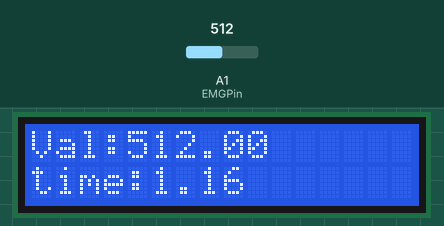
This sketch was run on a simulated Arduino Uno, built with avr-gcc and run on an emulated ATmega328P. Parts: 16×2 character LCD. The test bench sets the inputs (shaded band); at power-on: A1 (EMGPin) = 512.

Above: at 1.3 s.
1.4 s: A1 (EMGPin) set to 716
At 3.0 s:
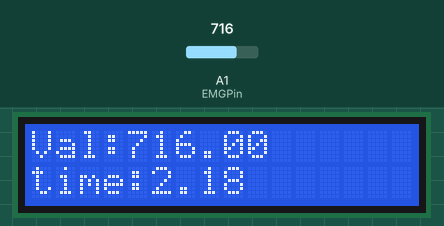
4.4 s: A1 (EMGPin) set to 900
At 5.9 s:
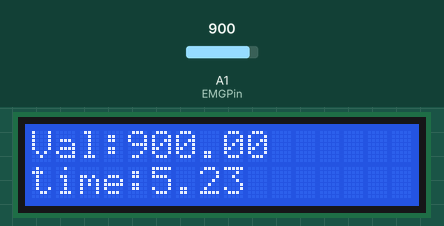
7.4 s: A1 (EMGPin) set to 1023
At 8.7 s:
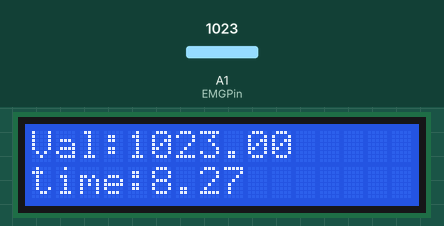
Timing chart, 0 to 10.4 s (numbered marks = the images above; inputs shaded):
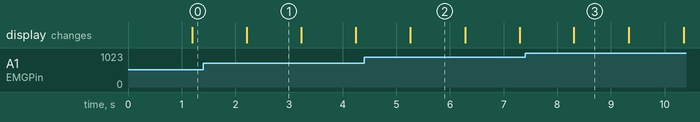

The sketch:

protClear.ino
```cpp
#include <Wire.h>
#include <LiquidCrystal_I2C.h>
#include <SoftwareSerial.h>

#define rxPin 10
#define txPin 11
//Bluetooth
bool static writeSignal = true;
SoftwareSerial bluetoothPush = SoftwareSerial(rxPin, txPin);; // RX, TX For push message
SoftwareSerial bluetoothPull = SoftwareSerial(rxPin, txPin);; // RX, TX For get message

//basic
const int EMGPin = A1;
float EMGVal = 0;

//analize
float currentTime = 0.0;
float delayViewPhase = 0.0;

//filter
const int NUM_READ = 100;
float k = 0.4;  // filtration coefficient, 0.0-1.0
float Klf = 0.1;
float Khf = 0.9;
float EMGValc = 0;
float K0 = 0.0;
float K1 = 0.0;

LiquidCrystal_I2C lcd(0x27,16,2);

void setup()
{
  //Initalization Bluetooth
  bluetoothPush.begin(9600);
  bluetoothPull.begin(9600);
  pinMode(rxPin, INPUT);
  pinMode(txPin, OUTPUT);

  //Initalization Serial
  Serial.begin(9600);
  pinMode(A1, INPUT);

  //Initalization LCD display
  lcd.begin(16, 2);
  lcd.init();
  lcd.backlight();
  lcd.setCursor(0, 1);
  lcd.print("time:");
  lcd.setCursor(0, 0);
  lcd.print("Val:");
}

void loop() {
  //Part1: view signal through bluetooth
  printStatus();
  tryCheckMessage();

  if(writeSignal){
    currentTime = millis()/1000.0;

    //Part2: get a signal after filtering high and low frequencies
    EMGVal = analogRead(EMGPin);
    /*
    EMGValc = DCRemover(EMGVal);  // Highpass
    EMGVal = LPF(abs(EMGValc), EMGVal, Klf); // Lowpass

    EMGVal = optimalRunningArithmeticFilter(EMGVal);
    */

    //Part5: view signal on display
    if(currentTime > delayViewPhase){
        lcd.setCursor(5, 1);
        lcd.print(currentTime);
        lcd.setCursor(4, 0);
        lcd.print(EMGVal);
        delayViewPhase = currentTime + 1.0;
    }
    //Serial.println(EMGVal);

    //Bluetooth view
    bluetoothPush.print("(VAL:");
    bluetoothPush.print(EMGVal);
    bluetoothPush.print("|TIME:");
    bluetoothPush.print(currentTime);
    bluetoothPush.print(")");
    bluetoothPush.println();
  }

  //delay(10);
}


/**
  * sending status via bluetooth to another device
*/
void printStatus(){
  if(writeSignal){
    bluetoothPush.println("<ON>");
  } else {
    bluetoothPush.println("<OFF>");
  }
}

/**
  * the method attempts to recognize a command from another device
*/
void tryCheckMessage(){
  //WRITE_OR_NOT//---------------------------------------------------
  //*
  char message = bluetoothPull.read();
  if (bluetoothPull.available()) {
    if(message == '1'){
      writeSignal = true;
    }
    if(message == '0'){
      writeSignal = false;
    }
  }
  //WRITE_OR_NOT//---------------------------------------------------
}


/**
  * filters out the signal by the optimal running arithmetic mean
  * @param newVal
  * @return optimal_running_arithmetic_value
*/
float optimalRunningArithmeticFilter(float newVal) {
  static int t = 0;
  static float vals[NUM_READ];
  static float average = 0;
  if (++t >= NUM_READ) t = 0; // перемотка t
  average -= vals[t];         // вычитаем старое
  average += newVal;          // прибавляем новое
  vals[t] = newVal;           // запоминаем в массив
  return ((float)average / NUM_READ);
}

/**
  * iteration of Lowpass Filter calculation
*/
float LPF(float X, float Y, float K){
      return (K*X) + (1-K)*Y;
}

/**
  * iteration of Highpass Filter calculation
*/
float DCRemover(int X){
     float Y_out = 0;
     K0=X+Khf*K1;
     Y_out=K0-K1;
     K1=K0;
     return Y_out;
}
```

Measured:
- what the display in image 1 shows lasts 1.0 s, from 2.2 s to 3.2 s
